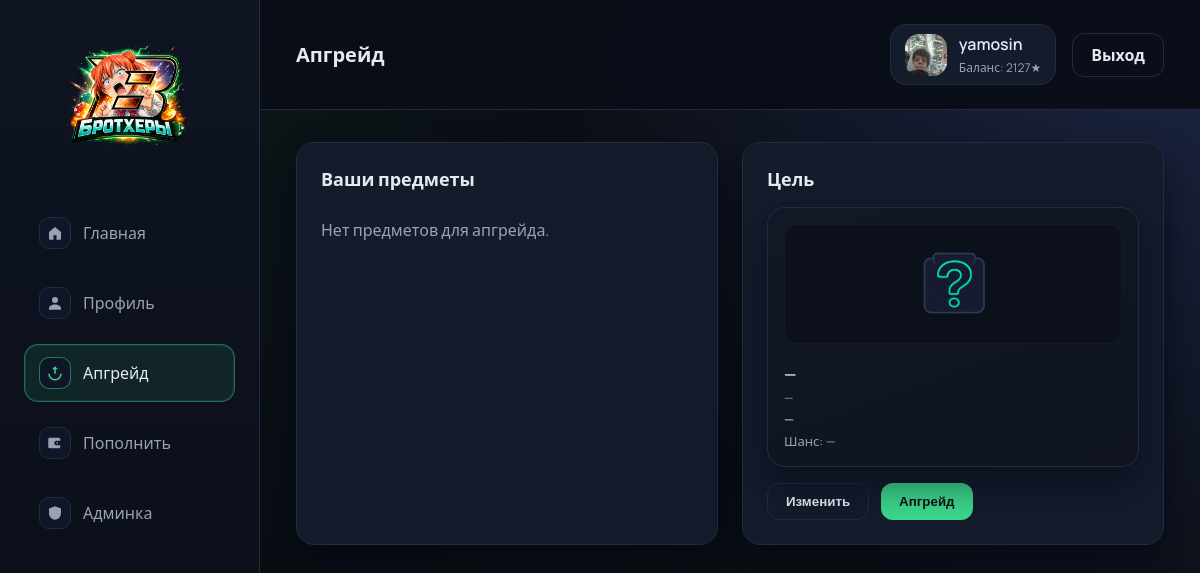
Page /upgrade (signed in) on the committed database.
### app.py (models this page shows)
class User(db.Model, UserMixin):
    id = db.Column(db.Integer, primary_key=True)
    username = db.Column(db.String(80), unique=True, nullable=False)
    password_hash = db.Column(db.String(255), nullable=False)
    balance = db.Column(db.Integer, default=0)
    avatar_path = db.Column(db.String(255), default="")
    is_admin = db.Column(db.Boolean, default=False)
    created_at = db.Column(db.DateTime, default=utcnow)

### app.py (the view)
@app.route("/upgrade")
@login_required
def upgrade():
    inventory_items = (
        db.session.query(InventoryItem, Skin)
        .join(Skin, InventoryItem.skin_id == Skin.id)
        .filter(
            InventoryItem.user_id == current_user.id,
            InventoryItem.status == "owned",
        )
        .order_by(InventoryItem.created_at.desc())
        .all()
    )
    burned_items = (
        db.session.query(InventoryItem, Skin)
        .join(Skin, InventoryItem.skin_id == Skin.id)
        .filter(
            InventoryItem.user_id == current_user.id,
            InventoryItem.status == "burned",
        )
        .order_by(InventoryItem.created_at.desc())
        .all()
    )
    return render_template(
        "upgrade.html",
        inventory_items=inventory_items,
        burned_items=burned_items,
    )

### app.py (called while the page is built)
@login_manager.user_loader
def load_user(user_id):
    return db.session.get(User, int(user_id))

@app.context_processor
def inject_globals():
    return {
        "case_price": CASE_PRICE,
        "rarities": RARITIES,
    }

### templates/upgrade.html (shortened to what this page needs)
{% extends "base.html" %}
{% block header %}Апгрейд{% endblock %}
{% block content %}
  <section class="upgrade-grid">
    <div class="panel">
      <div class="panel-header">
        <h2>Ваши предметы</h2>
      </div>
      <div class="upgrade-list" id="upgrade-items">
        {% for item, skin in inventory_items %}
          <div class="skin-card upgrade-card rarity-{{ skin.rarity | lower }}" data-item-id="{{ item.id }}" data-price="{{ item.price_snapshot }}">
            <div class="skin-visual">
              <img src="{{ skin.image_url }}" alt="{{ skin.name }}" />
            </div>
            <div class="skin-info">
              <div class="skin-name">{{ skin.name }}</div>
              <div class="skin-quality">{{ skin.quality }}</div>
              <div class="skin-price">{{ item.price_snapshot }}★</div>
            </div>
          </div>
        {% else %}
          <div class="empty">Нет предметов для апгрейда.</div>
        {% endfor %}
      </div>
    </div>
    <div class="panel upgrade-target" id="upgrade-target-panel">
      <div class="panel-header">
        <h2>Цель</h2>
      </div>
      <div class="skin-card upgrade-card upgrade-target-card" id="upgrade-target">
        <div class="skin-visual">
          <img id="target-image" src="{{ url_for('static', filename='img/up.png') }}" alt="target" />
        </div>
        <div class="skin-info">
          <div class="skin-name" id="target-name">—</div>
          <div class="skin-quality" id="target-quality">—</div>
          <div class="skin-price" id="target-price">—</div>
          <div class="target-chance" id="target-chance">Шанс: —</div>
        </div>
      </div>
      <div class="target-actions">
        <button class="btn ghost" id="upgrade-pick">Изменить</button>
        <button class="btn primary" id="upgrade-attempt">Апгрейд</button>
      </div>
    </div>
  </section>
{% endblock %}

### templates/base.html (shortened to what this page needs)
<!doctype html>
<html lang="ru">
  <head>
    <link rel="stylesheet" href="{{ url_for('static', filename='css/style.css') }}" />
  </head>
  <body>
    {% set path = request.path %}
    <div class="layout">
      <aside class="sidebar">
        <div class="brand">
  <a href="{{ url_for('index') }}" class="brand-logo">
    <img src="{{ url_for('static', filename='img/logo.png') }}" alt="logo" />
  </a>
</div>
        <nav class="menu">
          <a
            class="menu-item {% if path == '/' %}active{% endif %}"
            href="{{ url_for('index') }}"
            aria-current="{% if path == '/' %}page{% endif %}"
          >
            <span class="menu-icon">
              <svg viewBox="0 0 24 24" aria-hidden="true">
                <path
                  d="M4 10.5L12 4l8 6.5V20a1 1 0 0 1-1 1h-5v-6h-4v6H5a1 1 0 0 1-1-1z"
                />
              </svg>
            </span>
            <span class="menu-label">Главная</span>
          </a>
          {% if current_user.is_authenticated %}
            <a
              class="menu-item {% if path.startswith('/profile') %}active{% endif %}"
              href="{{ url_for('profile') }}"
              aria-current="{% if path.startswith('/profile') %}page{% endif %}"
            >
              <span class="menu-icon">
                <svg viewBox="0 0 24 24" aria-hidden="true">
                  <path
                    d="M12 12a4 4 0 1 0-4-4 4 4 0 0 0 4 4zm0 2c-4.4 0-8 2.2-8 5v2h16v-2c0-2.8-3.6-5-8-5z"
                  />
                </svg>
              </span>
              <span class="menu-label">Профиль</span>
            </a>
            <a
              class="menu-item {% if path.startswith('/upgrade') %}active{% endif %}"
              href="{{ url_for('upgrade') }}"
              aria-current="{% if path.startswith('/upgrade') %}page{% endif %}"
            >
              <span class="menu-icon">
                <svg viewBox="0 0 24 24" aria-hidden="true">
                  <path d="M12 3l4 4h-3v6h-2V7H8z" />
                  <path d="M5 13a7 7 0 0 0 14 0h2a9 9 0 0 1-18 0z" />
                </svg>
              </span>
              <span class="menu-label">Апгрейд</span>
            </a>
            <a
              class="menu-item {% if path.startswith('/topup') %}active{% endif %}"
              href="{{ url_for('topup') }}"
              aria-current="{% if path.startswith('/topup') %}page{% endif %}"
            >
              <span class="menu-icon">
                <svg viewBox="0 0 24 24" aria-hidden="true">
                  <path d="M3 7a2 2 0 0 1 2-2h12a2 2 0 0 1 2 2v2h-5a3 3 0 0 0 0 6h5v2a2 2 0 0 1-2 2H5a2 2 0 0 1-2-2z" />
                  <path d="M16 12a1 1 0 1 0 0 .01z" />
                </svg>
              </span>
              <span class="menu-label">Пополнить</span>
            </a>
          {% endif %}
          {% if current_user.is_authenticated and current_user.is_admin %}
            <a
              class="menu-item {% if path.startswith('/admin') %}active{% endif %}"
              href="{{ url_for('admin_dashboard') }}"
              aria-current="{% if path.startswith('/admin') %}page{% endif %}"
            >
              <span class="menu-icon">
                <svg viewBox="0 0 24 24" aria-hidden="true">
                  <path d="M12 3l8 3v6c0 5-3.5 8.5-8 9-4.5-.5-8-4-8-9V6z" />
                </svg>
              </span>
              <span class="menu-label">Админка</span>
            </a>
          {% endif %}
        </nav>
      </aside>
      <div class="main">
        <header class="topbar">
          <div class="topbar-title">{% block header %}Кейсы{% endblock %}</div>
          <div class="topbar-user">
            {% if current_user.is_authenticated %}
              <div class="user-chip">
                <img
                  class="user-avatar"
                  src="{% if current_user.avatar_path %}{{ url_for('static', filename=current_user.avatar_path) }}{% else %}{{ url_for('static', filename='img/default-avatar.svg') }}{% endif %}"
                  alt="avatar"
                />
                <div class="user-info">
                  <div class="user-name">{{ current_user.username }}</div>
                  <div class="user-balance">Баланс: {{ current_user.balance }}★</div>
                </div>
              </div>
              <a class="btn ghost" href="{{ url_for('logout') }}">Выход</a>
            {% else %}
              <div class="user-guest">Гость</div>
            {% endif %}
          </div>
        </header>
        <main class="content">
          {% block content %}{% endblock %}
        </main>
      </div>
    </div>
  </body>
</html>

### rows in the picture
User: avatar_path (picture), username "yamosin", balance "2127"
